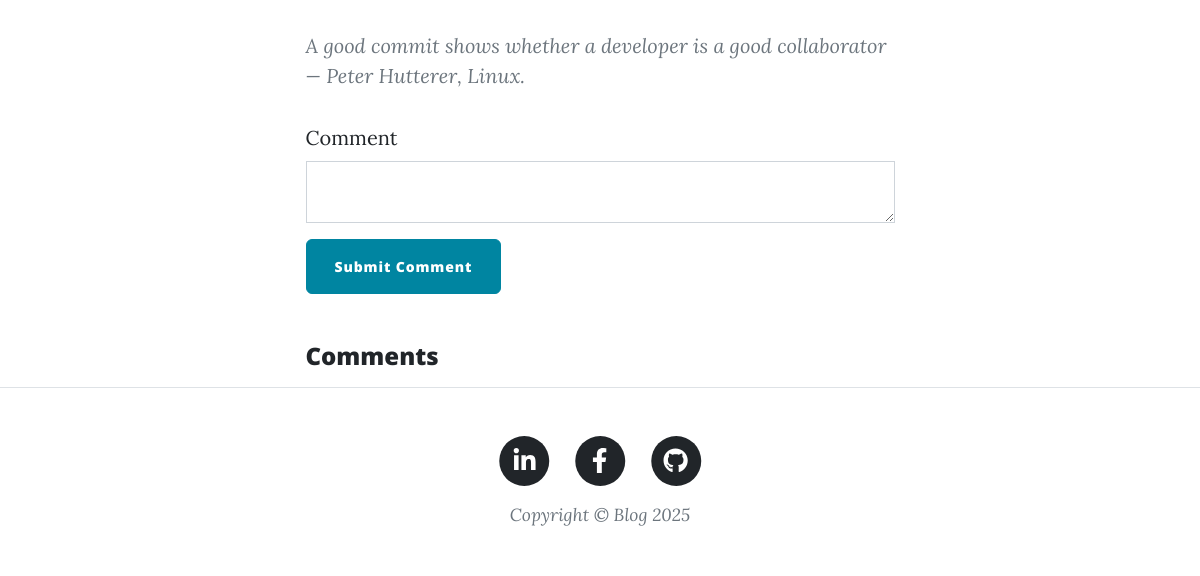
The page /post/1 (signed in, lower part) on the database as committed earlier.
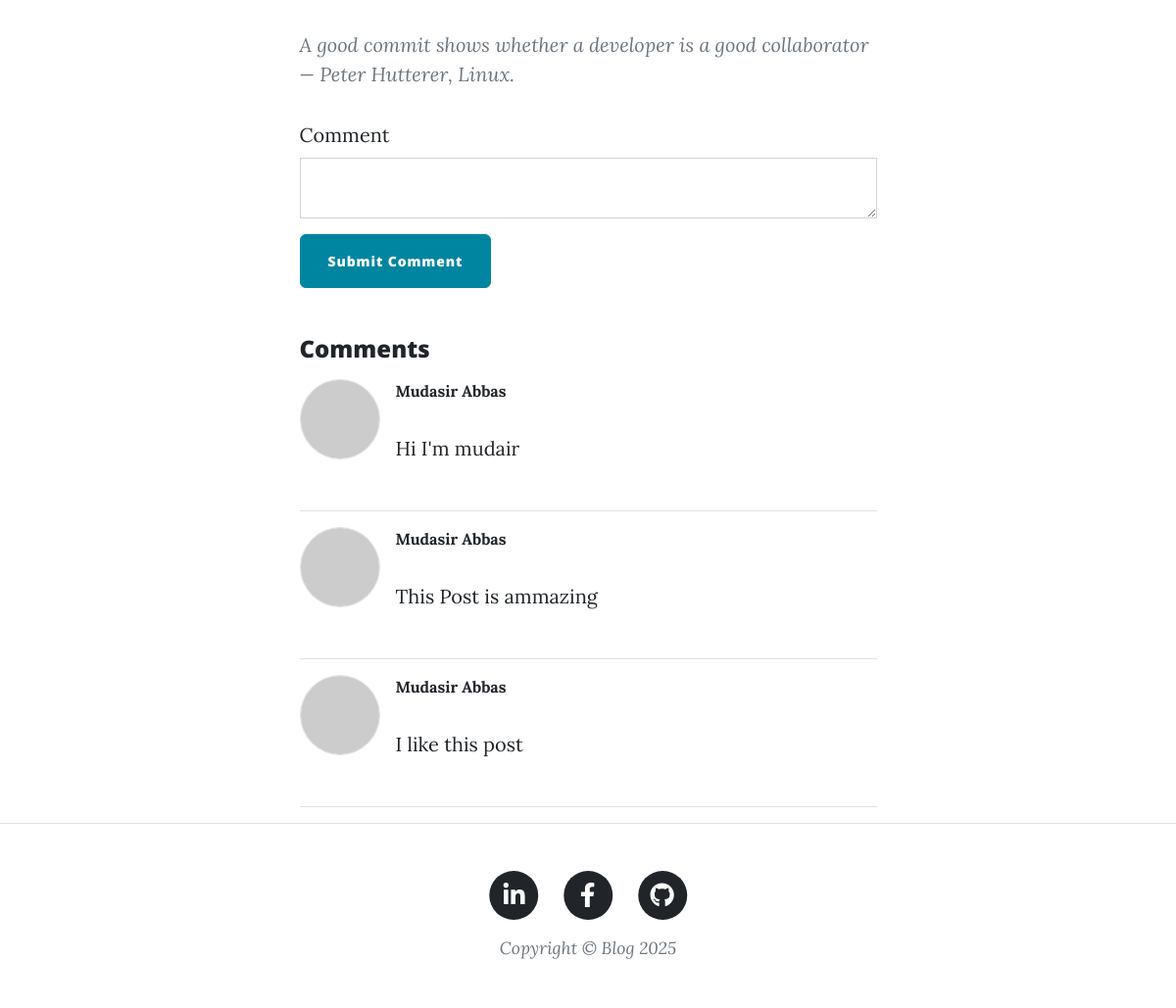
The same page on the database as committed later.
### tables this page shows
CREATE TABLE blog_post (
                id INTEGER PRIMARY KEY AUTOINCREMENT,
                title TEXT NOT NULL UNIQUE,
                subtitle TEXT NOT NULL,
                date TEXT NOT NULL,
                body TEXT NOT NULL,
                author TEXT NOT NULL,
                img_url TEXT NOT NULL,
                author_id INTEGER NOT NULL,
                FOREIGN KEY (author_id) REFERENCES user(id) ON DELETE CASCADE
            );

CREATE TABLE comment (
            id INTEGER PRIMARY KEY AUTOINCREMENT,
            text TEXT NOT NULL,
            author_id INTEGER NOT NULL,
            post_id INTEGER NOT NULL,
            FOREIGN KEY (author_id) REFERENCES user (id) ON DELETE CASCADE,
            FOREIGN KEY (post_id) REFERENCES blog_posts (id) ON DELETE CASCADE
            );

### main.py (the view, shortened to what this page needs)
@app.route("/post/<int:post_id>", methods=["GET", "POST"])
@login_required
def show_post(post_id):
    form = CommentForm()
    with sqlite3.connect(DB_PATH) as conn:
        cursor = conn.cursor()
        post = cursor.execute('''
            SELECT blog_post.id, blog_post.title, blog_post.subtitle, blog_post.date,
                   blog_post.body, blog_post.img_url,
                   user.first_name || ' ' || user.last_name AS author
            FROM blog_post
            JOIN user ON blog_post.author_id = user.id
            WHERE blog_post.id = ?
        ''', (post_id,)).fetchone()
        if not post:
            return "Post not found", 404
        post_data = {
            "id": post[0],
            "title": post[1],
            "subtitle": post[2],
            "date": post[3],
            "body": post[4],
            "img_url": post[5],
            "author": post[6],
        }
        comments = cursor.execute('''
            SELECT comment.text, user.email, user.id, user.first_name || ' ' || user.last_name AS commenter_name
            FROM comment
            JOIN user ON comment.author_id = user.id
            WHERE comment.post_id = ?
            ORDER BY comment.id DESC
        ''', (post_id,)).fetchall()
        comments_list = [{"text": c[0], "email": c[1], "id": c[2], "commenter_name": c[3]} for c in comments]
    return render_template("post.html", post=post_data, comments=comments_list, current_user=current_user, form=form)

### forms.py
class CommentForm(FlaskForm):
    text = CKEditorField("Comment", validators=[DataRequired()])
    submit = SubmitField("Submit Comment")

### main.py (called while the page is built)
@login_manager.user_loader
def load_user(user_id):
    with sqlite3.connect(DB_PATH) as conn:
        cursor = conn.cursor()
        cursor.execute("SELECT * , password FROM user WHERE id = ?", (user_id,))
        user = cursor.fetchone()
        if user:
            return User(id=user[0], email=user[1], first_name=user[3], last_name=user[4], password=user[2])
    return None

### templates/post.html (shortened to what this page needs)
{% from "bootstrap5/form.html" import render_form %}
{% block content %}
{% include "header.html" %}
<article>
    <div class="container px-4 px-lg-5">
        <div class="row gx-4 gx-lg-5 justify-content-center">
            <div class="col-md-10 col-lg-8 col-xl-7">
                <p>{{ post.body|safe }}</p>
                {{ render_form(form, novalidate=True, button_map={"submit": "primary"})}}
                <div class="comment mt-5">
                    <h4 class="mb-3">Comments</h4>
                    <ul class="commentList list-unstyled">
                        {% for comment in comments %}
                        <li class="d-flex align-items-start mb-3 border-bottom pb-3">
                            <div class="commenterImage me-3">
                                <img src="{{ comment.email | gravatar(size=50) }}" class="rounded-circle border" style="vertical-align: middle;" />
                            </div>
                            <div class="commentText">
                                <strong class="text-dark fs-6 d-block">{{ comment.commenter_name }}</strong>
                                <p class="text-muted fs-6 mb-0">{{ comment.text | safe }}</p>
                            </div>
                        </li>
                        {% endfor %}
                    </ul>
                </div>
            </div>
        </div>
    </div>
</article>
{% include "footer.html" %}
{% endblock %}

### templates/header.html (shortened to what this page needs)
<!DOCTYPE html>
<html lang="en">
<head>
    {% block styles %}
    {{ bootstrap.load_css() }}
    <link
            href="{{ url_for('static', filename='css/styles.css') }}"
            rel="stylesheet"/>
    {% endblock %}
</head>
<body>
</body>
</html>

### templates/footer.html (shortened to what this page needs)
<footer class="border-top">
    <div class="container px-4 px-lg-5">
        <div class="row gx-4 gx-lg-5 justify-content-center">
            <div class="col-md-10 col-lg-8 col-xl-7">
                <ul class="list-inline text-center">
                    <li class="list-inline-item">
                        <a href="https://www.linkedin.com/in/mjeyz/">
                            <span class="fa-stack fa-lg">
                                <i class="fas fa-circle fa-stack-2x"></i>
                                <i class="fab fa-linkedin-in fa-stack-1x fa-inverse"></i>
                            </span>
                        </a>
                    </li>
                    <li class="list-inline-item">
                        <a href="https://www.facebook.com/profile.php?id=61566127081692">
                                  <span class="fa-stack fa-lg">
                                      <i class="fas fa-circle fa-stack-2x"></i>
                                      <i class="fab fa-facebook-f fa-stack-1x fa-inverse"></i>
                                  </span>
                        </a>
                    </li>
                    <li class="list-inline-item">
                        <a href="https://github.com/mjeyz">
                                  <span class="fa-stack fa-lg">
                                      <i class="fas fa-circle fa-stack-2x"></i>
                                      <i class="fab fa-github fa-stack-1x fa-inverse"></i>
                                  </span>
                        </a>
                    </li>
                </ul>
                <div class="small text-center text-muted fst-italic">Copyright &copy; Blog <span id="currentYear"></span></div>
            </div>
        </div>
    </div>
</footer>
</body>
</html>

Rows that differ between the two databases and show on the page:
added comment: commenter_name "Mudasir Abbas", text "Hi I'm mudair"
added comment: commenter_name "Mudasir Abbas", text "This Post is ammazing"
added comment: commenter_name "Mudasir Abbas", text "I like this post"
